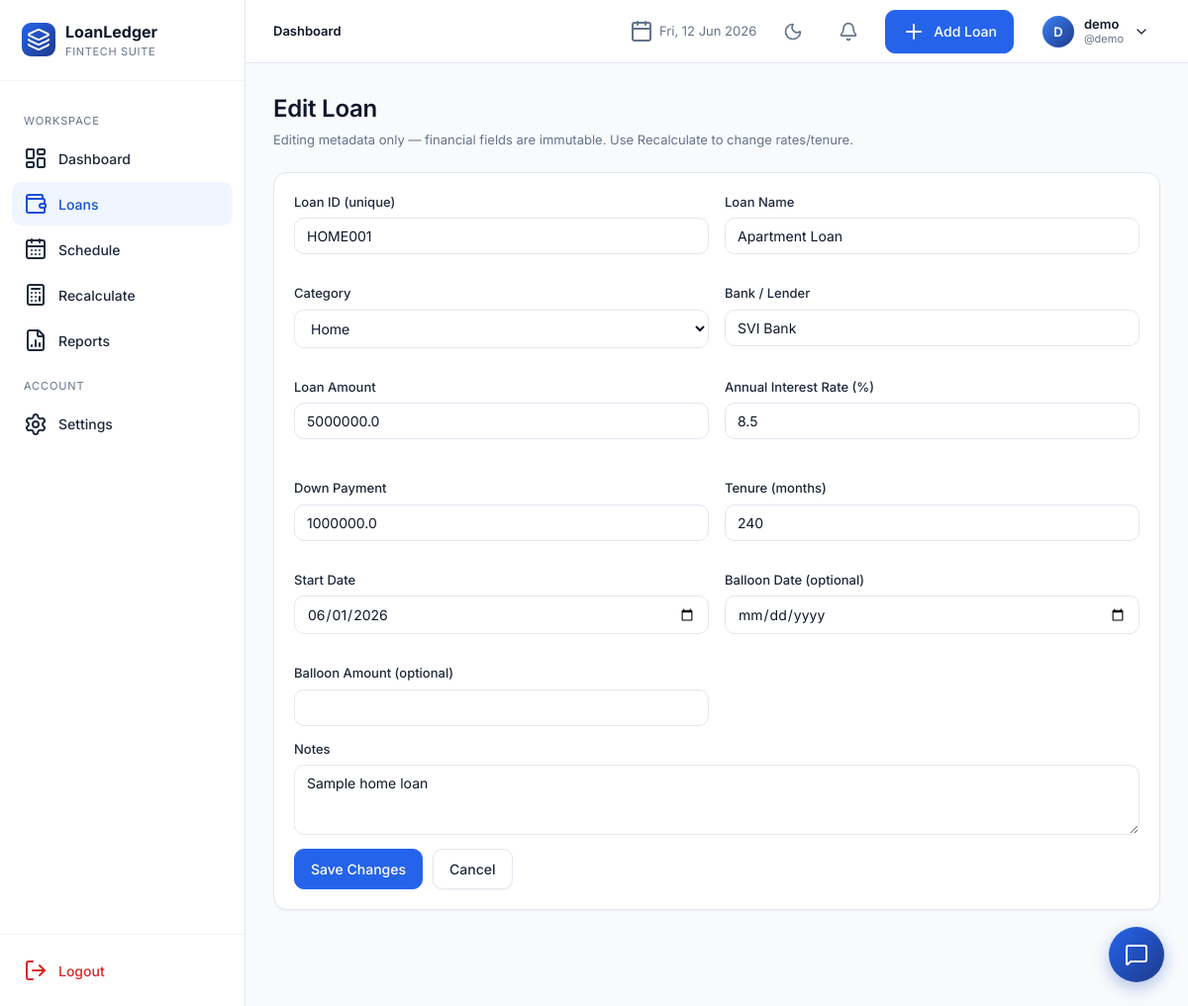
The page /loans/1/edit (signed in) on the database as committed earlier.
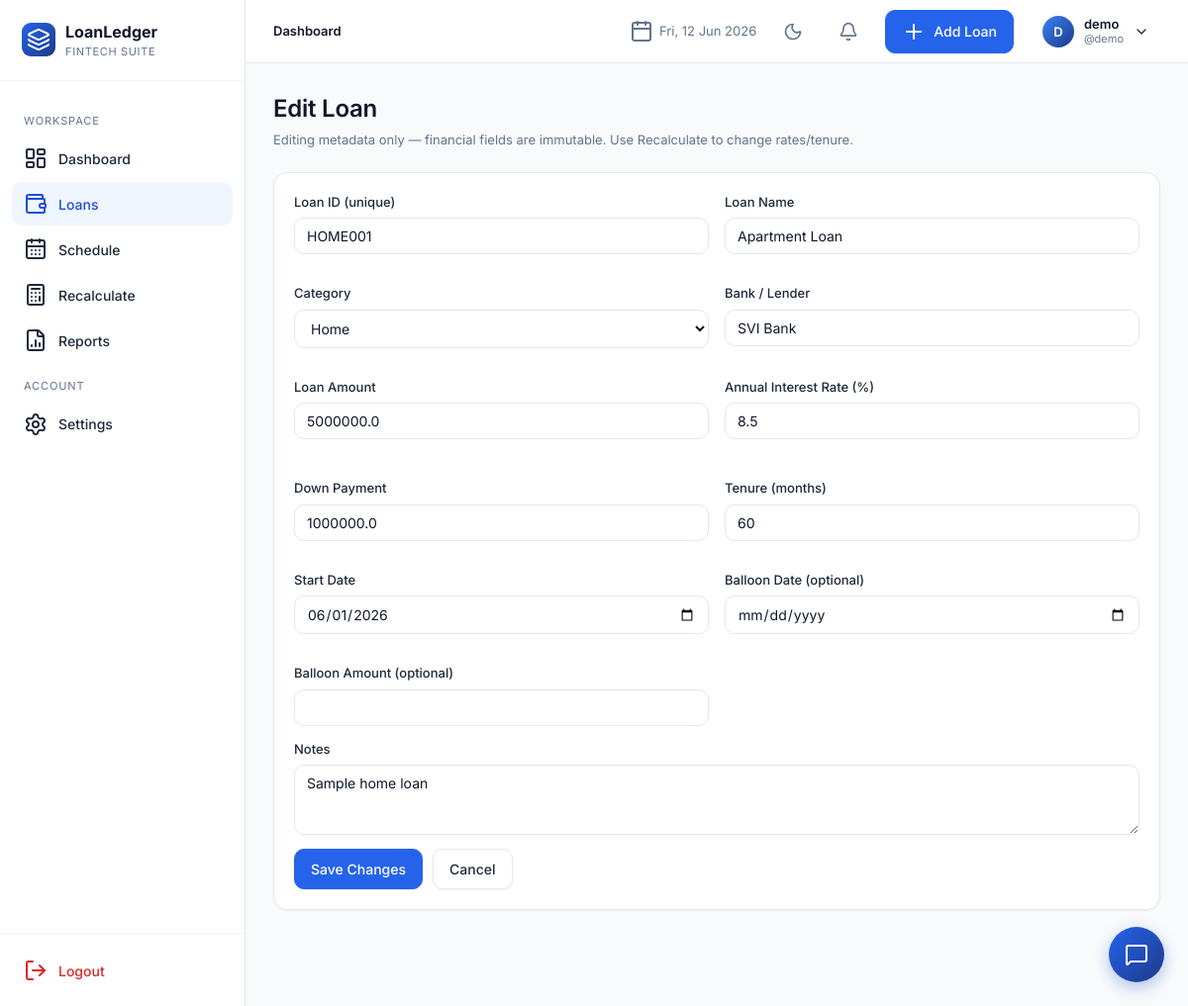
The same page on the database as committed later.
### app/models.py (models this page shows)
class Loan(db.Model):
    __tablename__ = "loans"
    id = db.Column(db.Integer, primary_key=True)
    user_id = db.Column(db.Integer, db.ForeignKey("users.id"), nullable=False, index=True)
    loan_id = db.Column(db.String(40), nullable=False, index=True)  # manual unique per user
    loan_name = db.Column(db.String(120), nullable=False)
    loan_category = db.Column(db.String(50), nullable=False, default="Personal")
    bank_name = db.Column(db.String(120), nullable=False)
    loan_amount = db.Column(db.Float, nullable=False)
    interest_rate = db.Column(db.Float, nullable=False)  # annual %
    down_payment = db.Column(db.Float, default=0)
    custom_emi = db.Column(db.Float, nullable=True)
    start_date = db.Column(db.Date, nullable=False)
    tenure_months = db.Column(db.Integer, nullable=False)
    loan_status = db.Column(db.String(20), default="Active", index=True)
    remaining_balance = db.Column(db.Float, default=0)
    completion_percentage = db.Column(db.Float, default=0)
    is_archived = db.Column(db.Boolean, default=False, index=True)
    balloon_date = db.Column(db.Date, nullable=True)
    balloon_amount = db.Column(db.Float, nullable=True)
    notes = db.Column(db.Text)
    closed_at = db.Column(db.DateTime, nullable=True)
    final_amount = db.Column(db.Float, nullable=True)
    closure_notes = db.Column(db.Text, nullable=True)
    created_at = db.Column(db.DateTime, default=datetime.utcnow)
    updated_at = db.Column(db.DateTime, default=datetime.utcnow, onupdate=datetime.utcnow)
    schedules = db.relationship("Schedule", backref="loan", lazy="dynamic",
                                cascade="all, delete-orphan", order_by="Schedule.month_index")
    __table_args__ = (db.UniqueConstraint("user_id", "loan_id", name="uq_user_loanid"),)

### app/blueprints/loans.py (the view, shortened to what this page needs)
@loans_bp.route("/<int:loan_pk>/edit", methods=["GET", "POST"])
@login_required
def edit(loan_pk):
    loan = _get_loan_or_404(loan_pk)
    form = LoanForm(obj=loan)
    return render_template("loans/form.html", form=form, mode="edit", loan=loan)

### app/blueprints/loans.py (called while the page is built)
def _get_loan_or_404(loan_pk):
    loan = Loan.query.filter_by(id=loan_pk, user_id=current_user.id).first()
    if not loan:
        abort(404)
    return loan

### app/templates/loans/form.html (shortened to what this page needs)
{% extends "base.html" %}
{% block content %}
<div class="page-header">
  <div class="title-block">
    <h1>{{ 'Edit Loan' if mode=='edit' else 'Add a New Loan' }}</h1>
    <div class="sub">{% if mode=='edit' %}Editing metadata only — financial fields are immutable. Use Recalculate to change rates/tenure.{% else %}The amortization schedule is generated once on creation and stored permanently.{% endif %}</div>
  </div>
</div>
<div id="formContainer" style="display:flex;gap:20px;align-items:flex-start">
  <div class="card pad" id="formCard" style="flex:1">
    <form method="POST" novalidate>
      <div class="form-grid">
        <div class="form-row"><label>Loan ID (unique)</label>{{ form.loan_id(placeholder="HOME001") }}{% for e in form.loan_id.errors %}<div class="err">{{ e }}</div>{% endfor %}</div>
        <div class="form-row"><label>Loan Name</label>{{ form.loan_name(placeholder="Home Loan — Apartment") }}{% for e in form.loan_name.errors %}<div class="err">{{ e }}</div>{% endfor %}</div>
        <div class="form-row"><label>Category</label>{{ form.loan_category() }}</div>
        <div class="form-row"><label>Bank / Lender</label>{{ form.bank_name() }}</div>
        <div class="form-row">
          <label>Loan Amount</label>
          {{ form.loan_amount() }}
        </div>
        <div class="form-row"><label>Annual Interest Rate (%)</label>{{ form.interest_rate() }}{% for e in form.interest_rate.errors %}<div class="err">{{ e }}</div>{% endfor %}</div>
        <div class="form-row"><label>Down Payment</label>{{ form.down_payment() }}</div>
        {% if mode != 'edit' %}
          <div class="form-row">
            <label>Tenure</label>
            <div style="display:flex;gap:10px">
              {{ form.tenure_months(style="flex:1") }}
              {{ form.tenure_unit(style="width:120px;padding:8px 12px;border:1px solid var(--slate-200);border-radius:10px") }}
            </div>
            {% for e in form.tenure_months.errors %}<div class="err">{{ e }}</div>{% endfor %}
          </div>
        {% else %}
          <div class="form-row">
            <label>Tenure (months)</label>
            {{ form.tenure_months(disabled=True) }}
          </div>
        {% endif %}
        <div class="form-row"><label>Start Date</label>{{ form.start_date() }}</div>
        <div class="form-row"><label>Balloon Date (optional)</label>{{ form.balloon_date() }}</div>
        <div class="form-row"><label>Balloon Amount (optional)</label>{{ form.balloon_amount() }}</div>
      </div>
      <div class="form-row"><label>Notes</label>{{ form.notes(rows=3) }}</div>
      <div style="display:flex;gap:10px">
        <button class="btn" type="submit">{{ 'Save Changes' if mode=='edit' else 'Create Loan' }}</button>
        <a href="{{ url_for('loans.list_loans') }}" class="btn secondary">Cancel</a>
      </div>
    </form>
  </div>
</div>
{% endblock %}

Rows that differ between the two databases and show on the page:
changed Loan "HOME001": tenure_months "240" → "60"
